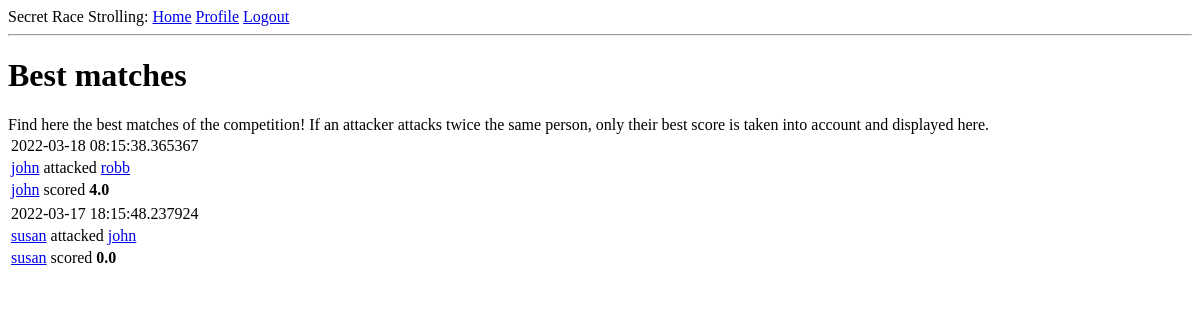
Before: /index (signed in) with the older database file.
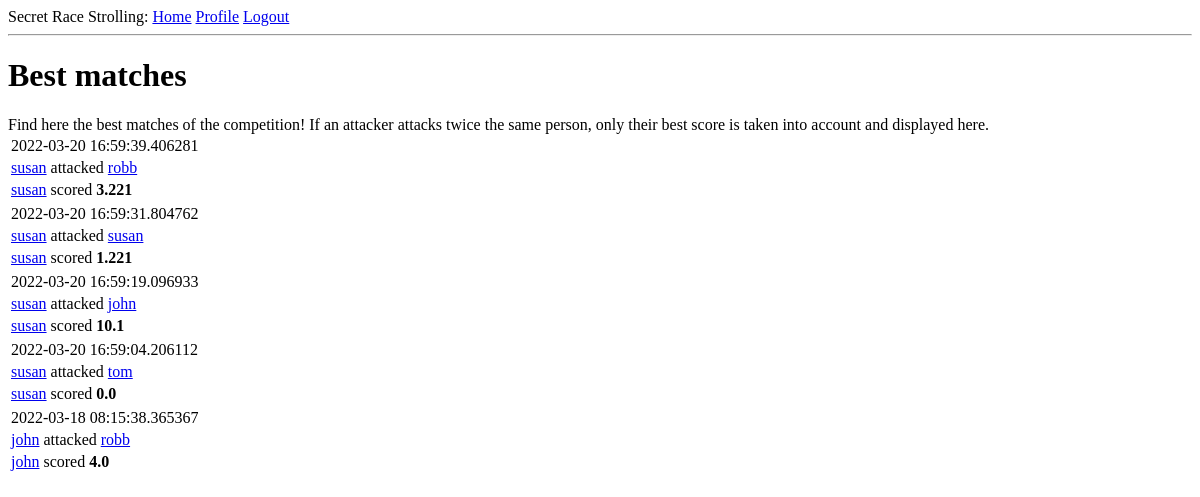
After: the same page with the newer database file.
### app/models.py (models this page shows, shortened)
class MatchResult(db.Model):
    id = db.Column(db.Integer, primary_key=True)
    timestamp = db.Column(db.DateTime, index=True, default=datetime.utcnow)
    attacker_id = db.Column(db.Integer, db.ForeignKey("user.id"))
    defender_id = db.Column(db.Integer, db.ForeignKey("user.id"))
    attacker_score = db.Column(db.Float, default=0.0)
    @staticmethod
    def get_best_matches():
        best_match_and_score = (
            db.session.query(
                MatchResult.id,
                func.max(MatchResult.attacker_score),
            )
            .group_by(MatchResult.attacker_id, MatchResult.defender_id)
            .order_by(MatchResult.timestamp.desc())
            .subquery()
        )
        return db.session.query(MatchResult).join(
            best_match_and_score,
            MatchResult.id == best_match_and_score.c.id,
        )

class User(UserMixin, db.Model):
    id = db.Column(db.Integer, primary_key=True)
    username = db.Column(db.String(64), index=True, unique=True)
    email = db.Column(db.String(96), index=True, unique=True)
    password_hash = db.Column(db.String(102))
    attacks = db.relationship(
        "MatchResult",
        backref="attacker",
        foreign_keys="MatchResult.attacker_id",
        lazy="dynamic",
    )
    defenses = db.relationship(
        "MatchResult",
        backref="defender",
        foreign_keys="MatchResult.defender_id",
        lazy="dynamic",
    )

### app/routes.py (the view)
@app.route("/")
@app.route("/index")
@login_required
def index():
    page = request.args.get("page", 1, type=int)
    matches = MatchResult.get_best_matches().paginate(
        page, app.config["MATCHS_PER_PAGE"], False
    )
    next_url = url_for("index", page=matches.next_num) if matches.has_next else None
    prev_url = url_for("index", page=matches.prev_num) if matches.has_prev else None
    return render_template(
        "index.html",
        title="Home",
        matches=matches.items,
        next_url=next_url,
        prev_url=prev_url,
    )

### app/models.py (called while the page is built)
@login.user_loader
def load_user(id):
    return User.query.get(int(id))

### app/templates/index.html (shortened to what this page needs)
{% extends "base.html" %}
{% block content %}
<h1>
    Best matches
</h1>
Find here the best matches of the competition! If an attacker attacks twice the same person, only their best score is taken into account and displayed here.
{% for match in matches %}
{% include '_match.html' %}
{% endfor %}
{% endblock %}

### app/templates/_match.html
<table>
    <tr valign="top">
        <td>{{ match.timestamp }}</td>
    </tr>
    <tr valign="top">
        <td>
            <a href="{{ url_for('user', username=match.attacker.username) }}">
                {{ match.attacker.username }}</a> attacked
            <a href="{{ url_for('user', username=match.defender.username) }}">{{ match.defender.username }} </a>
        </td>
    </tr>
    <tr valign="top">
        <td>
            <a href="{{ url_for('user', username=match.attacker.username) }}"> {{ match.attacker.username }}</a>
            scored <b>{{ match.attacker_score }}</b>
        </td>
    </tr>
</table>

Changed rows visible on the page:
no longer on this page (row unchanged): MatchResult: timestamp "2022-03-17 18:15:48.237924", attacker.username "susan", defender.username "john", attacker_score "0.0"
added MatchResult: timestamp "2022-03-20 16:59:39.406281", attacker.username "susan", defender.username "robb", attacker_score "3.221"
added MatchResult: timestamp "2022-03-20 16:59:31.804762", attacker.username "susan", defender.username "susan", attacker_score "1.221"
added MatchResult: timestamp "2022-03-20 16:59:19.096933", attacker.username "susan", defender.username "john", attacker_score "10.1"
added MatchResult: timestamp "2022-03-20 16:59:04.206112", attacker.username "susan", defender.username "tom", attacker_score "0.0"
